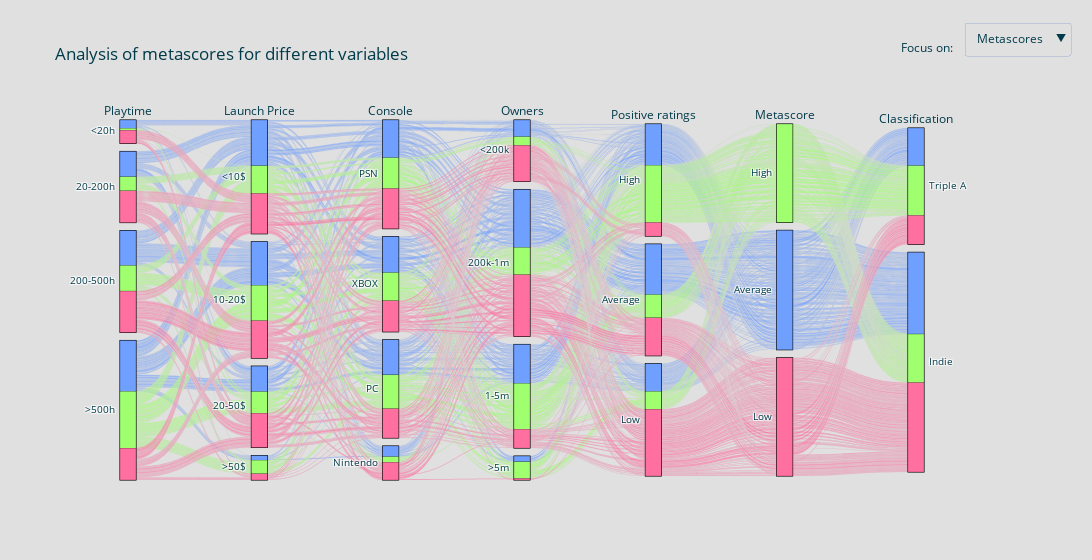

Notebook source saved alongside this figure:
### Markdown cell above
### Other Variables

Ofcourse there are a lot of reason why a game does better than others. Next will look at some variables that might be interesting

### Code cell
df1 = pd.read_csv('../docs/DATASETS/result.csv')
df1['name'] = df1['name'].str.lower().replace(r'\s+','',regex=True).replace(r':','',regex=True).replace(r'-','',regex=True)

df2 = pd.read_csv('../docs/DATASETS/vgsales.csv')
df2['name'] = df2['name'].str.lower().replace(r'\s+','',regex=True).replace(r':','',regex=True).replace(r'-','',regex=True)

df3 = pd.read_csv('../docs/DATASETS/steam.csv')
df3['name'] = df3['name'].str.lower().replace(r'\s+','',regex=True).replace(r':','',regex=True).replace(r'-','',regex=True)

df4 = pd.read_csv('../docs/DATASETS/steam_reviews_revenue.csv')
df4['name'] = df4['name'].str.lower().replace(r'\s+','',regex=True).replace(r':','',regex=True).replace(r'-','',regex=True)

df1.set_index('name', inplace=True)
df2.set_index('name', inplace=True)
df3.set_index('name', inplace=True)
df4.set_index('name', inplace=True)

df2.drop(columns='publisher', inplace=True)
df4.drop(columns=['appid','english','release_date','developer','publisher','platforms','required_age',
                  'categories','genres','steamspy_tags','achievements','positive_ratings','negative_ratings',
                  'average_playtime','median_playtime','owners','Unnamed: 0.1','Unnamed: 0'], inplace=True)

temp_df = df1.join(df2, on='name', how='inner',rsuffix=' - df2')
temp_df = temp_df.join(df3, on='name', how='inner',rsuffix=' - df3')
com_df = temp_df.join(df4, on='name', how='inner', rsuffix=' - df4').reset_index()

com_df = com_df[com_df['average_playtime'] > 0]

# pos neg ratio rating
com_df['ratio_rating'] = com_df['positive_ratings'] / (com_df['negative_ratings'] + com_df['positive_ratings'])

ratio_se = pd.qcut(com_df['ratio_rating'], q=3, retbins=True, labels=['Low','Average','High'])
com_df['ratio_bins'] = ratio_se[0]

# metascore 
# meta_se = pd.qcut(com_df['metascore'], q=5, retbins=True, labels=['very low','low','medium','high','very high']) # orginal
meta_se = pd.qcut(com_df['metascore'], q=3, retbins=True, labels=['Low','Average','High']) # test

com_df['meta_bins'] = meta_se[0]

# owners
owners_bins = {
    '0-20000':'<200k',
    '20000-50000':'<200k',
    '50000-100000':'<200k',
    '100000-200000':'<200k',
    '200000-500000':'200k-1m',
    '500000-1000000':'200k-1m',
    '1000000-2000000':'1-5m',
    '2000000-5000000':'1-5m',
    '5000000-10000000':'>5m',
    '10000000-20000000':'>5m',
    '20000000-50000000':'>5m',
    '50000000-100000000':'>5m',
    '100000000-200000000':'>5m',
}
com_df['owners_bins'] = com_df['owners'].map(owners_bins,)

# consoles 
console_bins = {
    'PC':'PC',
    'PS4':'PSN',
    'XONE':'XBOX',
    'X360':'XBOX',
    'Switch':'Nintendo',
    'PS3':'PSN',
    'WIIU':'Nintendo',
    'XBOX':'XBOX',
    'VITA':'PSN',
    'PS2':'PSN',
    'WII':'Nintendo',
    'PSP':'PSN',
    '3DS':'Nintendo',
    'DS':'Nintendo',
    'GC':'Nintendo',
    'GBA':'Nintendo',
    'PS':'PSN',
    'DC':'Nintendo',
}
com_df['console_bins'] = com_df['console'].map(console_bins)

# price
price_se = pd.cut(com_df['Launch Price'],[-1,10,20,50,500],labels=['<10$','10-20$','20-50$','>50$'],retbins=True)
com_df['price_bins'] = price_se[0]

# playtime
playt_se = pd.cut(com_df['average_playtime'],[-1,20,200,500,100000],labels=['<20h','20-200h','200-500h','>500h'],retbins=True)
com_df['playt_bins'] = playt_se[0]
com_df['average_playtime'].value_counts()

# is AAA
AAA_bins = {
    1:'Triple A',
    0:'Indie'
}
com_df['AAA_bins'] = com_df['is_aaa'].map(AAA_bins)


low = '#FF6F9F'
Average = '#6F9FFF'
high = '#9FFF6F'

meta_colors = {
    'Low':low,
    'Average':Average,
    'High':high,
}

AAA_colors = {
    0:low,
    1:Average
}

data = go.Parcats(
    dimensions=[
        {'label':'Playtime',
         'values':com_df['playt_bins'],
         'categoryorder': 'array','categoryarray':['<20h','20-200h','200-500h','>500h']},
        
        {'label':'Launch Price',
         'values':com_df['price_bins'],
         'categoryorder': 'array','categoryarray':['<10$','10-20$','20-50$','>50$']},
        
        {'label':'Console',
         'values':com_df['console_bins']},

        {'label':'Owners',
         'values':com_df['owners_bins'],
         'categoryorder': 'array', 'categoryarray':['<200k','200k-1m','1-5m','>5m']},
        
        {'label':'Positive ratings',
         'values':com_df['ratio_bins'],
         'categoryorder': 'array', 'categoryarray':['High','Average','Low']},
        
        {'label':'Metascore',
         'values':com_df['meta_bins'],
         'categoryorder': 'array', 'categoryarray':['High','Average','Low']},


        {'label':'Classification',
         'values':com_df['AAA_bins']}
    ],
    # sortpaths='backward',
    # hoveron = 'color',
    line={'color' : [meta_colors[meta] for meta in com_df['meta_bins']], # comparing for meta score
    # line={'color' : [AAA_colors[meta] for meta in com_df['is_aaa']], # comparing for Triple A
          'shape':'hspline'}, # 'hspline' is nicer but slower
)

layout = go.Layout(
    title = 'Analysis of metascores for different variables',
    paper_bgcolor = '#E0E0E0',
    font={'color':'#003B4A'},
    width=1500 # test
)

fig = go.Figure(data=data, layout=layout)

fig.update_layout(
    updatemenus=[
        dict(
            buttons=list([
                dict(
                    args=[{'line': {'color': [meta_colors[meta] for meta in com_df['meta_bins']],'shape':'hspline'}}],
                    label="Metascores",
                    method="restyle"
                ),
                dict(
                    args=[{'line': {'color': [AAA_colors[meta] for meta in com_df['is_aaa']],'shape':'hspline'}}],
                    label="Triple A",
                    method="restyle"
                )
            ]),
            direction="down",
            pad={"r": 10, "t": 10},
            showactive=True,
            x=1,
            xanchor="left",
            y=1.3,
            yanchor="top"
        ),
    ]
)

# Add annotation
fig.update_layout(
    annotations=[
        dict(text="Focus on:", showarrow=False,
        x=.99, y=1.23, yref="paper", align="left")
    ]
)

fig.show()

### Figure 1 — Plotly figure (JSON) as saved in the notebook; plotly's stock layout.template omitted (floating-point values rounded to 4 significant figures; data arrays with more than 128 entries replaced by an {"elided": "..."} marker saying what was removed)
{"data": [{"dimensions": [{"categoryarray": ["<20h", "20-200h", "200-500h", ">500h"], "categoryorder": "array", "label": "Playtime", "values": {"elided": "1907 str values"}}, {"categoryarray": ["<10$", "10-20$", "20-50$", ">50$"], "categoryorder": "array", "label": "Launch Price", "values": {"elided": "1907 str values"}}, {"label": "Console", "values": {"elided": "1907 str values"}}, {"categoryarray": ["<200k", "200k-1m", "1-5m", ">5m"], "categoryorder": "array", "label": "Owners", "values": {"elided": "1907 str values"}}, {"categoryarray": ["High", "Average", "Low"], "categoryorder": "array", "label": "Positive ratings", "values": {"elided": "1907 str values"}}, {"categoryarray": ["High", "Average", "Low"], "categoryorder": "array", "label": "Metascore", "values": {"elided": "1907 str values"}}, {"label": "Classification", "values": {"elided": "1907 str values"}}], "line": {"color": {"elided": "1907 str values"}, "shape": "hspline"}, "type": "parcats"}], "layout": {"annotations": [{"align": "left", "showarrow": false, "text": "Focus on:", "x": 0.99, "y": 1.23, "yref": "paper"}], "font": {"color": "#003B4A"}, "paper_bgcolor": "#E0E0E0", "title": {"text": "Analysis of metascores for different variables"}, "updatemenus": [{"buttons": [{"args": [{"line": {"color": {"elided": "1907 str values"}, "shape": "hspline"}}], "label": "Metascores", "method": "restyle"}, {"args": [{"line": {"color": {"elided": "1907 str values"}, "shape": "hspline"}}], "label": "Triple A", "method": "restyle"}], "direction": "down", "pad": {"r": 10, "t": 10}, "showactive": true, "x": 1, "xanchor": "left", "y": 1.3, "yanchor": "top"}], "width": 1500}}
